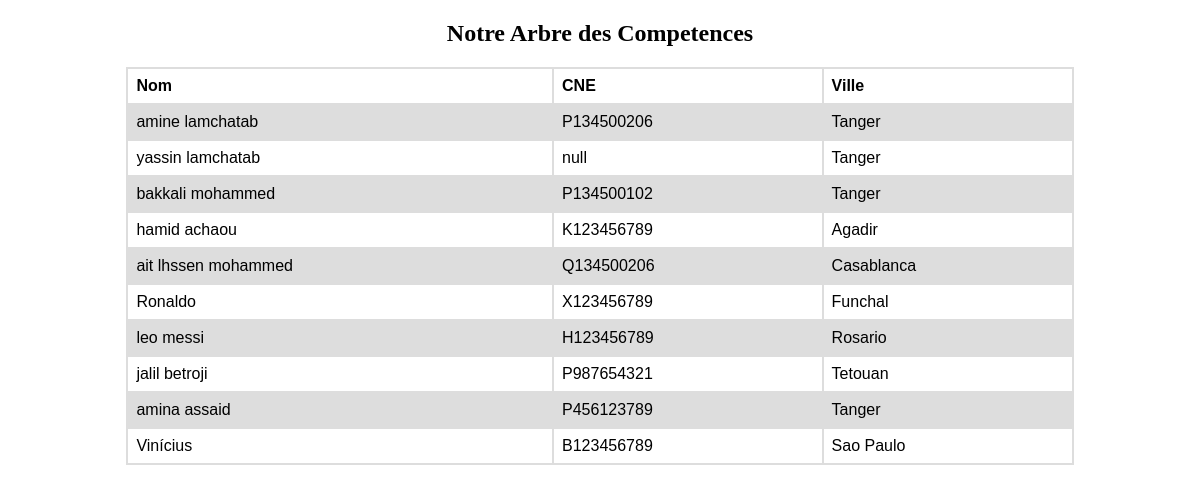
/prototype1/index.php, run on an earlier commit of the app's database.
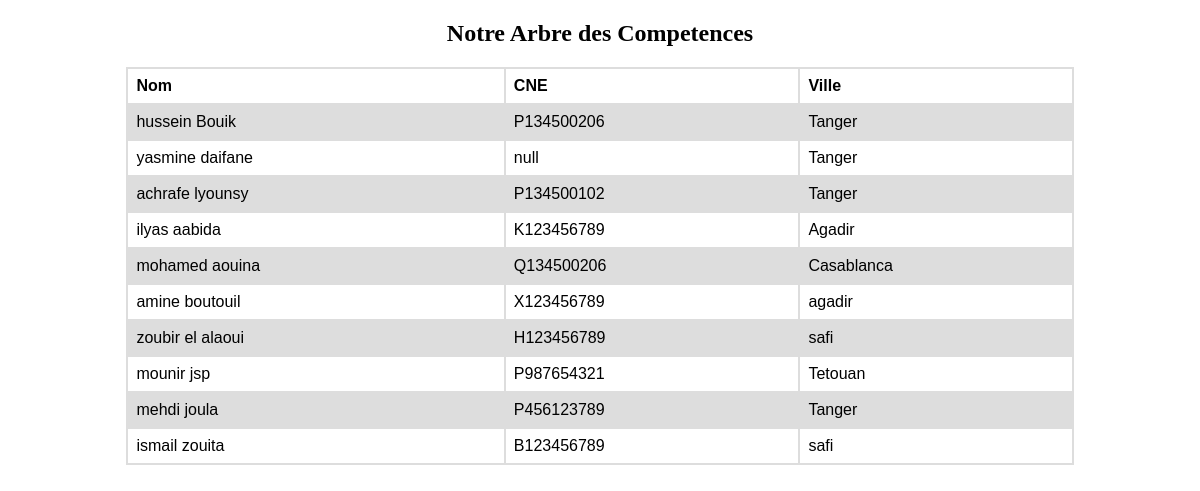
And on a later commit of the database.
### tables this page shows
CREATE TABLE `ville` (
  `id` int(11) NOT NULL,
  `Ville` varchar(255) NOT NULL,
  `personneId` int(11) DEFAULT NULL
);

CREATE TABLE `personne` (
  `Id` int(11) NOT NULL,
  `Nom` varchar(255) NOT NULL,
  `CNE` varchar(100) DEFAULT NULL
);

### prototype1/GestionStagiaire.php (called while the page is built, shortened)
<?php
include  "./Stagiaire.php";
class GestionStagiaire
{
    protected $pdo;
    public function __construct()
    {
        $this->serverName = "localhost";
        $this->username = "root";
        $this->password = "";
        $this->dbname = "prototype1";
        $this->charset = "utf8mb4";
        try {
            $DB_con = "mysql:host=" . $this->serverName . ";dbname=" . $this->dbname . ";charset=" . $this->charset;
            $this->pdo = new PDO($DB_con, $this->username, $this->password);
            $this->pdo->setAttribute(PDO::ATTR_ERRMODE, PDO::ERRMODE_EXCEPTION);
            return $this->pdo;
        } catch (PDOException $e) {
            echo "Failed to connect with MySQL: " . $e->getMessage();
        }
    }
    public function getStagiaires()
    {
        $sql = "SELECT * FROM personne LEFT JOIN ville ON personne.id = ville.personneId WHERE ville.Ville IS NULL OR ville.Ville IS NOT NULL;";
        $stmt = $this->pdo->prepare($sql);
        $stmt->execute();
        $StagiairesData = $stmt->fetchAll(PDO::FETCH_ASSOC);
        $Stagiaires = array();
        foreach ($StagiairesData as $StagiaireData) {
            $Stagiaire = new Stagiaire();
            $Stagiaire->setId($StagiaireData['id']);
            $Stagiaire->setNom($StagiaireData['Nom']);
            $Stagiaire->setCNE($StagiaireData['CNE']);
            $Stagiaire->setVille($StagiaireData['Ville']);
            array_push($Stagiaires, $Stagiaire);
        }
        return $Stagiaires;
    }
}
?>

### prototype1/Stagiaire.php (called while the page is built, shortened)
<?php
class Stagiaire
{
    private $Nom;
    private $CNE;
    private $Ville;
    public function getNom()
    {
        return $this->Nom;
    }
    public function setNom($nom)
    {
        $this->Nom = $nom;
    }
    public function getCNE()
    {
        return $this->CNE;
    }
    public function setCNE($CNE)
    {
        $this->CNE = $CNE;
    }
    public function getVille()
    {
        return $this->Ville;
    }
    public function setVille($Ville)
    {
        $this->Ville = $Ville;
    }
}

### prototype1/index.php (the view, shortened to what this page needs)
<?php
include "./GestionStagiaire.php";
$GestionStagiaire = new GestionStagiaire();
$StagiaresData = $GestionStagiaire->getStagiaires();
?>
<!DOCTYPE html>
<html lang="fr">
<head>
    <link rel="stylesheet" href="./UI/Style/style.css">
</head>
<body>
    <div class="container ">
        <h2> Notre Arbre des Competences</h2>
        <table>
            <tr>
                <th>Nom</th>
                <th>CNE</th>
                <th>Ville</th>
            </tr>
            <?php
            foreach ($StagiaresData as $Stagiaire) {
            ?>
                <tr>
                    <td><?= $Stagiaire->getNom() ? $Stagiaire->getNom() : "null" ?></td>
                    <td>
                        <?= $Stagiaire->getCNE() ? $Stagiaire->getCNE() : "null"; ?>
                    </td>
                    <td>
                        <?= $Stagiaire->getVille() ? $Stagiaire->getVille() : "null"; ?>
                    </td>
                </tr>
            <?php } ?>
        </table>
    </div>
</body>
</html>

### prototype1/index.php (style rules this page uses)
.container { width: 80%; margin: 0 auto; }
h2 { text-align: center; }
table { font-family: arial, sans-serif; border-collapse: collapse; width: 100%; }
td, th { border: 2px solid #dddddd; text-align: left; padding: 8px; }
tr:nth-child(even) { background-color: #dddddd; }

What changed in the data, as far as the page shows it:
changed through a linked row, ville: personneId.Nom "amine lamchatab" → "hussein Bouik"
changed through a linked row, ville: personneId.Nom "yassin lamchatab" → "yasmine daifane"
changed through a linked row, ville: personneId.Nom "bakkali mohammed" → "achrafe lyounsy"
changed through a linked row, ville "Agadir": personneId.Nom "hamid achaou" → "ilyas aabida"
changed through a linked row, ville "Casablanca": personneId.Nom "ait lhssen mohammed" → "mohamed aouina"
changed ville: personneId.Nom "Ronaldo" → "amine boutouil"; Ville "Funchal" → "agadir"
changed ville: personneId.Nom "leo messi" → "zoubir el alaoui"; Ville "Rosario" → "safi"
changed through a linked row, ville "Tetouan": personneId.Nom "jalil betroji" → "mounir jsp"
changed through a linked row, ville: personneId.Nom "amina assaid" → "mehdi joula"
changed ville: personneId.Nom "Vinícius" → "ismail zouita"; Ville "Sao Paulo" → "safi"
